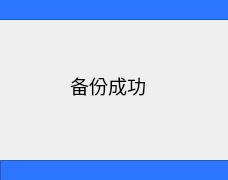
<?xml version="1.0" encoding="UTF-8"?>
<ui version="4.0">
 <class>BackupDialog</class>
 <widget class="QDialog" name="BackupDialog">
  <property name="geometry">
   <rect>
    <x>0</x>
    <y>0</y>
    <width>228</width>
    <height>180</height>
   </rect>
  </property>
  <property name="windowTitle">
   <string>Back up</string>
  </property>
  <widget class="QLabel" name="label">
   <property name="geometry">
    <rect>
     <x>70</x>
     <y>70</y>
     <width>101</width>
     <height>31</height>
    </rect>
   </property>
   <property name="font">
    <font>
     <family>Adobe Arabic</family>
     <pointsize>14</pointsize>
    </font>
   </property>
   <property name="text">
    <string>备份成功</string>
   </property>
  </widget>
  <widget class="QFrame" name="frame">
   <property name="geometry">
    <rect>
     <x>-1</x>
     <y>-1</y>
     <width>261</width>
     <height>21</height>
    </rect>
   </property>
   <property name="styleSheet">
    <string notr="true">background-color: rgb(43, 117, 255);</string>
   </property>
   <property name="frameShape">
    <enum>QFrame::StyledPanel</enum>
   </property>
   <property name="frameShadow">
    <enum>QFrame::Raised</enum>
   </property>
  </widget>
  <widget class="QFrame" name="frame_3">
   <property name="geometry">
    <rect>
     <x>0</x>
     <y>160</y>
     <width>261</width>
     <height>21</height>
    </rect>
   </property>
   <property name="styleSheet">
    <string notr="true">background-color: rgb(43, 117, 255);</string>
   </property>
   <property name="frameShape">
    <enum>QFrame::StyledPanel</enum>
   </property>
   <property name="frameShadow">
    <enum>QFrame::Raised</enum>
   </property>
  </widget>
 </widget>
 <resources/>
 <connections/>
</ui>
